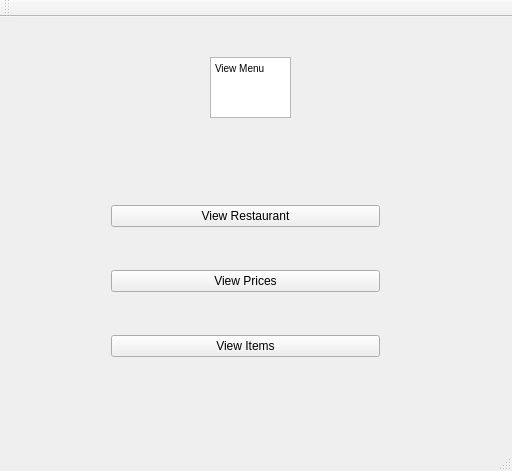
<?xml version="1.0" encoding="UTF-8"?>
<ui version="4.0">
 <class>MainWindow</class>
 <widget class="QMainWindow" name="MainWindow">
  <property name="geometry">
   <rect>
    <x>0</x>
    <y>0</y>
    <width>512</width>
    <height>471</height>
   </rect>
  </property>
  <property name="windowTitle">
   <string>MainWindow</string>
  </property>
  <widget class="QWidget" name="centralWidget">
   <widget class="QWidget" name="verticalLayoutWidget">
    <property name="geometry">
     <rect>
      <x>100</x>
      <y>140</y>
      <width>291</width>
      <height>251</height>
     </rect>
    </property>
    <layout class="QVBoxLayout" name="verticalLayout">
     <item>
      <widget class="QPushButton" name="pushButton">
       <property name="text">
        <string>View Restaurant</string>
       </property>
      </widget>
     </item>
     <item>
      <widget class="QPushButton" name="pushButton_2">
       <property name="text">
        <string>View Prices</string>
       </property>
      </widget>
     </item>
     <item>
      <widget class="QPushButton" name="pushButton_3">
       <property name="text">
        <string>View Items</string>
       </property>
      </widget>
     </item>
    </layout>
   </widget>
   <widget class="QTextBrowser" name="textBrowser">
    <property name="geometry">
     <rect>
      <x>210</x>
      <y>40</y>
      <width>81</width>
      <height>61</height>
     </rect>
    </property>
    <property name="html">
     <string>&lt;!DOCTYPE HTML PUBLIC &quot;-//W3C//DTD HTML 4.0//EN&quot; &quot;http://www.w3.org/TR/REC-html40/strict.dtd&quot;&gt;
&lt;html&gt;&lt;head&gt;&lt;meta name=&quot;qrichtext&quot; content=&quot;1&quot; /&gt;&lt;style type=&quot;text/css&quot;&gt;
p, li { white-space: pre-wrap; }
&lt;/style&gt;&lt;/head&gt;&lt;body style=&quot; font-family:'MS Shell Dlg 2'; font-size:7.8pt; font-weight:400; font-style:normal;&quot;&gt;
&lt;p style=&quot; margin-top:0px; margin-bottom:0px; margin-left:0px; margin-right:0px; -qt-block-indent:0; text-indent:0px;&quot;&gt;View Menu&lt;/p&gt;
&lt;p style=&quot;-qt-paragraph-type:empty; margin-top:0px; margin-bottom:0px; margin-left:0px; margin-right:0px; -qt-block-indent:0; text-indent:0px;&quot;&gt;&lt;br /&gt;&lt;/p&gt;&lt;/body&gt;&lt;/html&gt;</string>
    </property>
   </widget>
  </widget>
  <widget class="QMenuBar" name="menuBar">
   <property name="geometry">
    <rect>
     <x>0</x>
     <y>0</y>
     <width>512</width>
     <height>26</height>
    </rect>
   </property>
  </widget>
  <widget class="QToolBar" name="mainToolBar">
   <attribute name="toolBarArea">
    <enum>TopToolBarArea</enum>
   </attribute>
   <attribute name="toolBarBreak">
    <bool>false</bool>
   </attribute>
  </widget>
  <widget class="QStatusBar" name="statusBar"/>
 </widget>
 <layoutdefault spacing="6" margin="11"/>
 <resources/>
 <connections/>
</ui>
